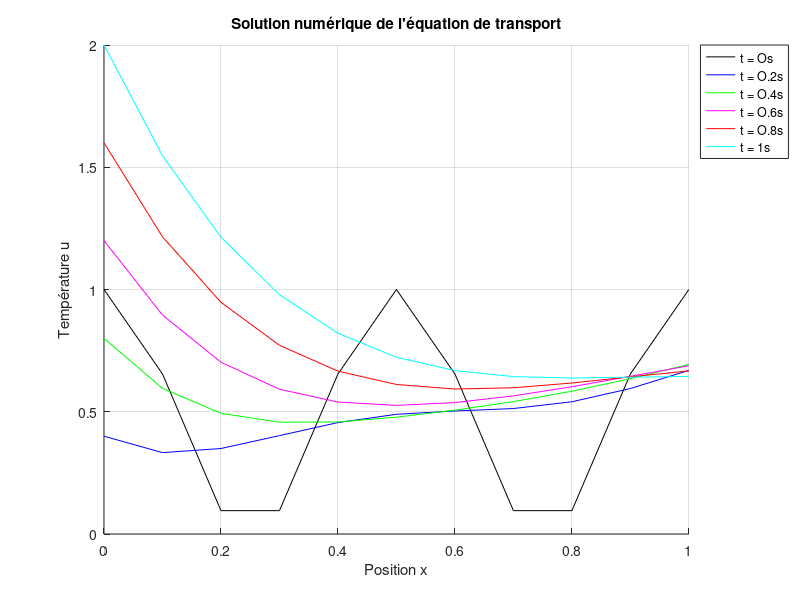

Reproduce this figure in MATLAB.
clear all;
clc;

% --- Paramètres du problème ---
L = 1;              % Longueur du domaine spatial
T_max = 1;          % Temps final
dx = 0.1;           % Pas spatial
dt = 0.01;          % Pas temporel
beta = 0.86;        % Paramètre beta

        % --- Initialisation des grilles ---
x = 0:dx:L;
t = 0:dt:T_max;

% --- Calcul des nombres de points et du paramètre r ---
Nx = length(x);
Nt = length(t);
alpha = -(beta - 1); % Coefficient de diffusion
r = alpha * dt / (dx^2);

fprintf('Coefficient de diffusion alpha = %f\n', alpha);
fprintf('Paramètre r = %f\n', r);
if r <= 0.5
    fprintf('Condition de stabilité r <= 0.5 satisfaite. Le schéma est stable.\n');
else
    fprintf('Condition de stabilité r <= 0.5 NON satisfaite. Le schéma pourrait être instable.\n');
end

% Initialisation de la solution
U = zeros(Nt,Nx);

% --- Condition initiale ---
U(1,:) = cos(2 * pi * x').^2;

% --- Boucle temporelle (Méthode explicite d'Euler) ---
for n = 1:Nt-1
    for i = 2:Nx-1
        U(n+1,i) = U(n,i) + r*(U(n,i+1) - 2*U(n,i) + U(n,i-1));
    end
    U(n+1,1) = 2*t(n+1);
    U(n+1,Nx) = (1-2*r) * U(n,Nx) + 2*r*U(n,Nx-1) + 2*r*dx*(1-t(n));
end

% --- Affichage des résultats à différents temps ---
figure;
hold on;
grid on;
title('Solution numérique de l''équation de transport');
xlabel('Position x');
ylabel('Température u');

plot(x, U(1,:), 'k', 'DisplayName', 't = Os');
plot(x, U(21,:), 'b', 'DisplayName', 't = O.2s');
plot(x, U(41,:), 'g', 'DisplayName', 't = O.4s');
plot(x, U(61,:), 'm', 'DisplayName', 't = O.6s');
plot(x, U(81,:), 'r', 'DisplayName', 't = O.8s');
plot(x, U(101,:), 'c', 'DisplayName', 't = 1s');
legend('Location', 'bestoutside');
hold off;
